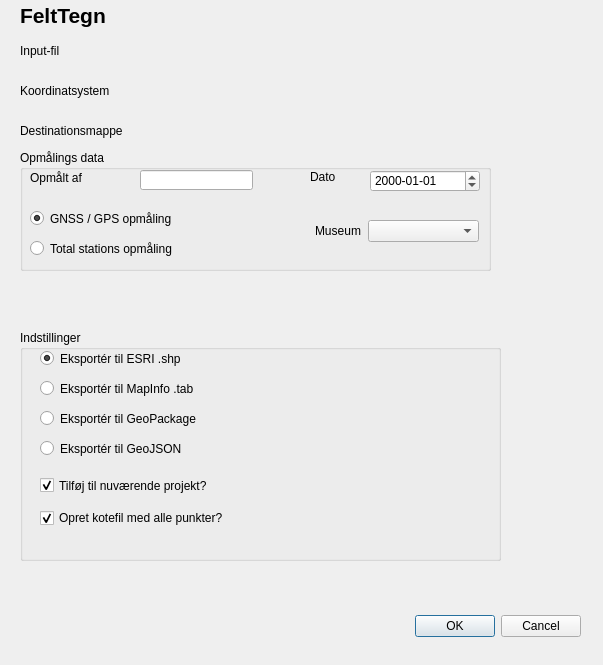
<?xml version="1.0" encoding="UTF-8"?>
<ui version="4.0">
 <class>FeltTegnDialogBase</class>
 <widget class="QDialog" name="FeltTegnDialogBase">
  <property name="geometry">
   <rect>
    <x>0</x>
    <y>0</y>
    <width>603</width>
    <height>665</height>
   </rect>
  </property>
  <property name="windowTitle">
   <string>FeltTegn</string>
  </property>
  <widget class="QDialogButtonBox" name="button_box">
   <property name="geometry">
    <rect>
     <x>240</x>
     <y>610</y>
     <width>341</width>
     <height>32</height>
    </rect>
   </property>
   <property name="orientation">
    <enum>Qt::Horizontal</enum>
   </property>
   <property name="standardButtons">
    <set>QDialogButtonBox::Cancel|QDialogButtonBox::Ok</set>
   </property>
  </widget>
  <widget class="QgsFileWidget" name="inputTextFile">
   <property name="geometry">
    <rect>
     <x>180</x>
     <y>40</y>
     <width>301</width>
     <height>21</height>
    </rect>
   </property>
  </widget>
  <widget class="QLabel" name="label">
   <property name="geometry">
    <rect>
     <x>20</x>
     <y>40</y>
     <width>151</width>
     <height>21</height>
    </rect>
   </property>
   <property name="text">
    <string>Input-fil</string>
   </property>
  </widget>
  <widget class="QgsProjectionSelectionWidget" name="mQgsProjectionSelectionWidget">
   <property name="geometry">
    <rect>
     <x>180</x>
     <y>80</y>
     <width>301</width>
     <height>21</height>
    </rect>
   </property>
  </widget>
  <widget class="QLabel" name="label_2">
   <property name="geometry">
    <rect>
     <x>20</x>
     <y>80</y>
     <width>161</width>
     <height>21</height>
    </rect>
   </property>
   <property name="text">
    <string>Koordinatsystem</string>
   </property>
  </widget>
  <widget class="QgsFileWidget" name="outputTargetDir">
   <property name="geometry">
    <rect>
     <x>180</x>
     <y>120</y>
     <width>301</width>
     <height>20</height>
    </rect>
   </property>
  </widget>
  <widget class="QLabel" name="label_3">
   <property name="geometry">
    <rect>
     <x>20</x>
     <y>120</y>
     <width>161</width>
     <height>21</height>
    </rect>
   </property>
   <property name="text">
    <string>Destinationsmappe</string>
   </property>
  </widget>
  <widget class="QGroupBox" name="groupBox">
   <property name="geometry">
    <rect>
     <x>20</x>
     <y>330</y>
     <width>481</width>
     <height>231</height>
    </rect>
   </property>
   <property name="title">
    <string>Indstillinger</string>
   </property>
   <widget class="QCheckBox" name="chk_kote">
    <property name="geometry">
     <rect>
      <x>20</x>
      <y>180</y>
      <width>371</width>
      <height>16</height>
     </rect>
    </property>
    <property name="text">
     <string>Opret kotefil med alle punkter?</string>
    </property>
    <property name="checked">
     <bool>true</bool>
    </property>
   </widget>
   <widget class="QRadioButton" name="radioButton_gp">
    <property name="geometry">
     <rect>
      <x>20</x>
      <y>80</y>
      <width>271</width>
      <height>17</height>
     </rect>
    </property>
    <property name="text">
     <string>Eksportér til GeoPackage</string>
    </property>
   </widget>
   <widget class="QCheckBox" name="chk_addfiles">
    <property name="geometry">
     <rect>
      <x>20</x>
      <y>140</y>
      <width>371</width>
      <height>31</height>
     </rect>
    </property>
    <property name="text">
     <string>Tilføj til nuværende projekt?</string>
    </property>
    <property name="checked">
     <bool>true</bool>
    </property>
   </widget>
   <widget class="QRadioButton" name="radioButton_shp">
    <property name="geometry">
     <rect>
      <x>20</x>
      <y>20</y>
      <width>231</width>
      <height>17</height>
     </rect>
    </property>
    <property name="text">
     <string>Eksportér til ESRI .shp</string>
    </property>
    <property name="checked">
     <bool>true</bool>
    </property>
    <property name="autoExclusive">
     <bool>true</bool>
    </property>
   </widget>
   <widget class="QRadioButton" name="radioButton_tab">
    <property name="geometry">
     <rect>
      <x>20</x>
      <y>50</y>
      <width>251</width>
      <height>17</height>
     </rect>
    </property>
    <property name="text">
     <string>Eksportér til MapInfo .tab</string>
    </property>
   </widget>
   <widget class="QRadioButton" name="radioButton_gjson">
    <property name="geometry">
     <rect>
      <x>20</x>
      <y>110</y>
      <width>251</width>
      <height>17</height>
     </rect>
    </property>
    <property name="text">
     <string>Eksportér til GeoJSON</string>
    </property>
   </widget>
  </widget>
  <widget class="QLabel" name="label_4">
   <property name="geometry">
    <rect>
     <x>20</x>
     <y>0</y>
     <width>211</width>
     <height>31</height>
    </rect>
   </property>
   <property name="font">
    <font>
     <pointsize>16</pointsize>
     <weight>75</weight>
     <bold>true</bold>
    </font>
   </property>
   <property name="text">
    <string>FeltTegn</string>
   </property>
  </widget>
  <widget class="QGroupBox" name="groupBox_2">
   <property name="geometry">
    <rect>
     <x>20</x>
     <y>150</y>
     <width>471</width>
     <height>121</height>
    </rect>
   </property>
   <property name="title">
    <string>Opmålings data</string>
   </property>
   <widget class="QDateEdit" name="hvonaar">
    <property name="geometry">
     <rect>
      <x>350</x>
      <y>20</y>
      <width>110</width>
      <height>22</height>
     </rect>
    </property>
    <property name="displayFormat">
     <string notr="true">yyyy-MM-dd</string>
    </property>
   </widget>
   <widget class="QLabel" name="dato">
    <property name="geometry">
     <rect>
      <x>290</x>
      <y>20</y>
      <width>47</width>
      <height>14</height>
     </rect>
    </property>
    <property name="text">
     <string>Dato</string>
    </property>
   </widget>
   <widget class="QLabel" name="hvemlabel">
    <property name="geometry">
     <rect>
      <x>10</x>
      <y>20</y>
      <width>81</width>
      <height>16</height>
     </rect>
    </property>
    <property name="text">
     <string>Opmålt af</string>
    </property>
   </widget>
   <widget class="QLineEdit" name="hvem">
    <property name="geometry">
     <rect>
      <x>120</x>
      <y>20</y>
      <width>113</width>
      <height>20</height>
     </rect>
    </property>
   </widget>
   <widget class="QRadioButton" name="GPS_radioButton">
    <property name="geometry">
     <rect>
      <x>10</x>
      <y>60</y>
      <width>271</width>
      <height>17</height>
     </rect>
    </property>
    <property name="text">
     <string>GNSS / GPS opmåling</string>
    </property>
    <property name="checked">
     <bool>true</bool>
    </property>
   </widget>
   <widget class="QRadioButton" name="TPS_radioButton">
    <property name="geometry">
     <rect>
      <x>10</x>
      <y>90</y>
      <width>151</width>
      <height>17</height>
     </rect>
    </property>
    <property name="text">
     <string>Total stations opmåling</string>
    </property>
   </widget>
   <widget class="QComboBox" name="comboBox">
    <property name="geometry">
     <rect>
      <x>348</x>
      <y>70</y>
      <width>111</width>
      <height>22</height>
     </rect>
    </property>
   </widget>
   <widget class="QLabel" name="museum">
    <property name="geometry">
     <rect>
      <x>295</x>
      <y>74</y>
      <width>47</width>
      <height>13</height>
     </rect>
    </property>
    <property name="text">
     <string>Museum</string>
    </property>
   </widget>
  </widget>
 </widget>
 <customwidgets>
  <customwidget>
   <class>QgsFileWidget</class>
   <extends>QWidget</extends>
   <header>qgsfilewidget.h</header>
  </customwidget>
  <customwidget>
   <class>QgsProjectionSelectionWidget</class>
   <extends>QWidget</extends>
   <header>qgsprojectionselectionwidget.h</header>
  </customwidget>
 </customwidgets>
 <resources/>
 <connections>
  <connection>
   <sender>button_box</sender>
   <signal>accepted()</signal>
   <receiver>FeltTegnDialogBase</receiver>
   <slot>accept()</slot>
   <hints>
    <hint type="sourcelabel">
     <x>20</x>
     <y>20</y>
    </hint>
    <hint type="destinationlabel">
     <x>20</x>
     <y>20</y>
    </hint>
   </hints>
  </connection>
  <connection>
   <sender>button_box</sender>
   <signal>rejected()</signal>
   <receiver>FeltTegnDialogBase</receiver>
   <slot>reject()</slot>
   <hints>
    <hint type="sourcelabel">
     <x>20</x>
     <y>20</y>
    </hint>
    <hint type="destinationlabel">
     <x>20</x>
     <y>20</y>
    </hint>
   </hints>
  </connection>
 </connections>
</ui>
